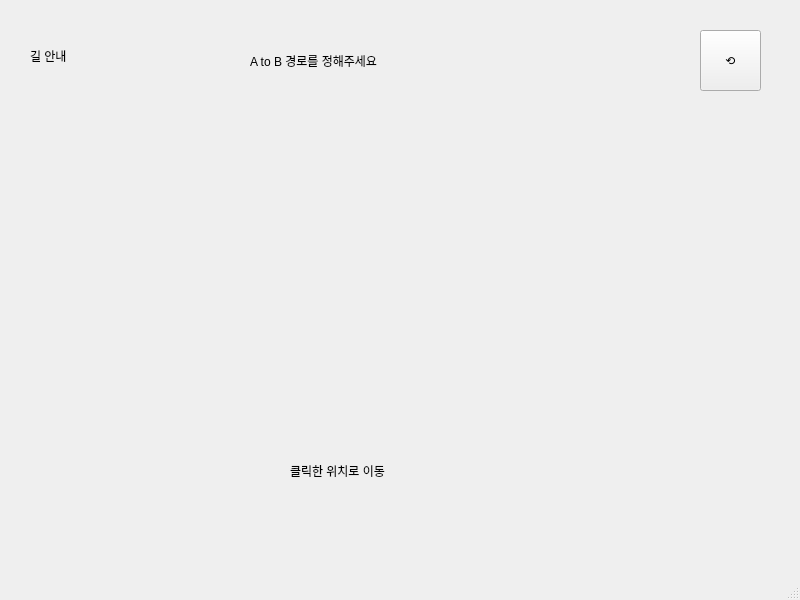
<?xml version="1.0" encoding="UTF-8"?>
<ui version="4.0">
 <class>MainWindow</class>
 <widget class="QMainWindow" name="MainWindow">
  <property name="geometry">
   <rect>
    <x>0</x>
    <y>0</y>
    <width>800</width>
    <height>600</height>
   </rect>
  </property>
  <property name="windowTitle">
   <string>MainWindow</string>
  </property>
  <widget class="QWidget" name="centralwidget">
   <widget class="QLabel" name="label">
    <property name="geometry">
     <rect>
      <x>30</x>
      <y>30</y>
      <width>101</width>
      <height>51</height>
     </rect>
    </property>
    <property name="styleSheet">
     <string notr="true">font: 700 24pt &quot;Jalnan OTF&quot;;</string>
    </property>
    <property name="text">
     <string>길 안내</string>
    </property>
   </widget>
   <widget class="QLabel" name="label_2">
    <property name="geometry">
     <rect>
      <x>250</x>
      <y>10</y>
      <width>411</width>
      <height>101</height>
     </rect>
    </property>
    <property name="styleSheet">
     <string notr="true">font: 26pt &quot;BM DoHyeon OTF&quot;;</string>
    </property>
    <property name="text">
     <string>A to B 경로를 정해주세요</string>
    </property>
   </widget>
   <widget class="QLabel" name="label_3">
    <property name="geometry">
     <rect>
      <x>290</x>
      <y>420</y>
      <width>411</width>
      <height>101</height>
     </rect>
    </property>
    <property name="styleSheet">
     <string notr="true">font: 26pt &quot;BM DoHyeon OTF&quot;;</string>
    </property>
    <property name="text">
     <string>클릭한 위치로 이동</string>
    </property>
   </widget>
   <widget class="QPushButton" name="Nav_Window_Cancle_Btn">
    <property name="geometry">
     <rect>
      <x>700</x>
      <y>30</y>
      <width>61</width>
      <height>61</height>
     </rect>
    </property>
    <property name="styleSheet">
     <string notr="true">font: 36pt &quot;.AppleSystemUIFont&quot;;</string>
    </property>
    <property name="text">
     <string>⟲</string>
    </property>
   </widget>
   <widget class="QLabel" name="label_4">
    <property name="geometry">
     <rect>
      <x>150</x>
      <y>110</y>
      <width>501</width>
      <height>301</height>
     </rect>
    </property>
    <property name="styleSheet">
     <string notr="true">image: url(:/Users/jwoh/WorkSpace/PyQt5forBeginner/02.02 PushButton/img/map.png);</string>
    </property>
    <property name="text">
     <string/>
    </property>
    <property name="pixmap">
     <pixmap>:/newPrefix/img/map.png</pixmap>
    </property>
    <property name="scaledContents">
     <bool>true</bool>
    </property>
   </widget>
  </widget>
  <widget class="QMenuBar" name="menubar">
   <property name="geometry">
    <rect>
     <x>0</x>
     <y>0</y>
     <width>800</width>
     <height>24</height>
    </rect>
   </property>
  </widget>
  <widget class="QStatusBar" name="statusbar"/>
 </widget>
 <resources>
  <include location="../map.qrc"/>
 </resources>
 <connections/>
</ui>
